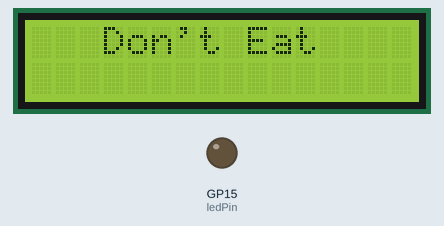
Recording of a program running on a simulated Raspberry Pi Pico running MicroPython. Shown: 16×2 character LCD, output pins drawn as LEDs (lit = HIGH). Library files of the repository ran but are not shown: pico_i2c_lcd.py; what the program prints to the serial console is not drawn.

Above: at 0.1 s.
At 10.17 s:
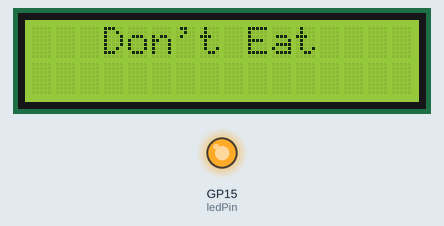
At 30.4 s:
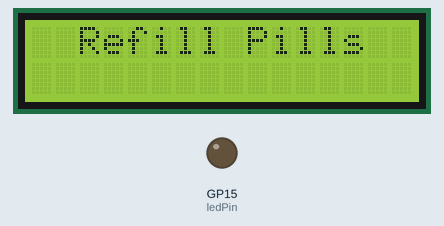
Timing chart, 0 to 31.9 s (numbered marks = the images above):
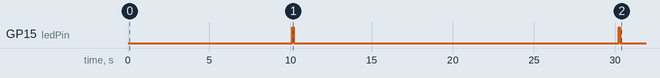

The program:

PillApp.py
```python
from machine import Pin
import time
from timer import Timer
from lcd_display import LCD

# Pin assignments
ledPin = Pin(15, Pin.OUT)
motionSensor = Pin(22, Pin.IN)
timer = Timer()
lcd = LCD()
disableRefill = False
lcd.printAllFull()
ledFlag = True # Tracks whether the Led can flash at start of pill time
eatenFlag = False


while True:
    reading = not motionSensor.value() # If 1, pills sensed

    if timer.isPillTime():
        if ledFlag:
            ledPin.value(1)
            time.sleep(0.1)
            ledPin.value(0)
            ledFlag = False

        if reading and not eatenFlag:
            disableRefill = True
            lcd.printEatPills()
        elif not disableRefill:
            lcd.printRefillPills()
        else:
            eatenFlag = True
            lcd.printAllFull()
    else:
        lcd.printAllFull()
        eatenFlag = False
        disableRefill = False
        ledFlag = True

    timer.timeIncrement()

    time.sleep(0.1)  # small delay to stabilize loop
```

timer.py
```python
import time

# Controls the time system used to determine if pill time
class Timer:
    def __init__(self):
        self.last_time = 0
        self.current_time = 0
        self.delta = 0 # Counts seconds of each "day"

    # Called every tick in While True:
    # Sets delta
    def timeIncrement(self):
        self.current_time = time.ticks_ms()
        self.delta = time.ticks_diff(self.current_time, self.last_time)
        print(self.delta)
        if self.delta >= 20000:
            self.last_time = self.current_time

    def getIncrement(self):
        return self.delta

    def isPillTime(self):
        return self.delta >= 10000 and self.delta <= 20000
```

lcd_display.py
```python
from machine import Pin, I2C
from pico_i2c_lcd import I2cLcd  # requires LCD library

# I2C setup (adjust pins if needed)
i2c = I2C(0, scl=Pin(1), sda=Pin(0), freq=400000)

#LCD Display controller
class LCD:
    def __init__(self):
        # LCD setup
        I2C_ADDR = 0x27
        self.lcd = I2cLcd(i2c, I2C_ADDR, 2, 16)
        self.printed = -1 # Tracks last printed message, prevents repeated updates
        self.reset()

    # Clears lcd display
    def reset(self):
        self.lcd.move_to(0,0)
        self.lcd.putstr("               ")
        self.lcd.move_to(0,1)
        self.lcd.putstr("               ")

    def printEatPills(self):
        if not self.printed == 1:
            self.reset()
            self.lcd.move_to(3,0)
            self.lcd.putstr("Eat Pills")
            self.printed = 1

    def printAllFull(self):
        if not self.printed == 0:
            self.reset()
            self.lcd.move_to(3,0)
            self.lcd.putstr("Don't Eat")
            self.printed = 0

    def printRefillPills(self):
        if not self.printed == 2:
            self.reset()
            self.lcd.move_to(2,0)
            self.lcd.putstr("Refill Pills")
            self.printed = 2
        
```

Measured:
- by itself, GP15 (ledPin): alternates HIGH for 0.10 s and LOW for 20.0 s
- what the display in image 0 shows lasts 10.1 s, from 0.1 s to 10.2 s
